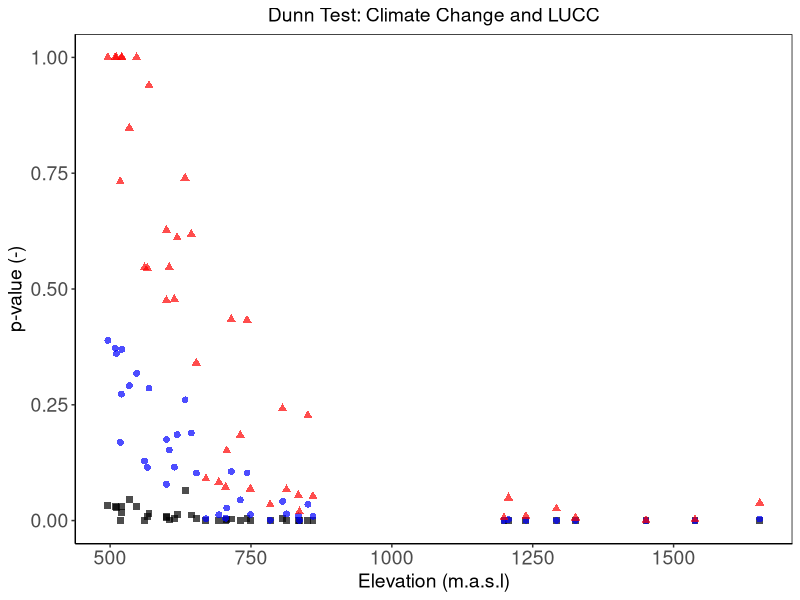

This figure's R source:
# Proyecto Inundaciones Tena

# Autor: Jorge Hurtado - Pidal
# Fecha: 21 de marzo de 2023

# Fig. 8b. Dunn test

# .................................................................................................

# libraries

{
library(ggplot2)
library(ggpubr)
library(tidyverse)
library(ggtext)
}

# Preparing the environment

cat("\014")       #clean conosle   
rm(list = ls())   #clean environment
graphics.off()    #clean plots

# .................................................................................................

# Load data ----

data <- read.csv("./Results/datafig.csv"); head(data)


# preparin table for climate and land cover change

{
  dntr2.baaf <- data %>% select(elev,dntr2p_baaf) %>% mutate (group = "dntr2.baaf")
  names(dntr2.baaf) <- c("elev","dnpv","group")
  
  dntr10.baaf <- data %>% select(elev, dntr10p_baaf) %>% mutate (group = "dntr10.baaf")
  names(dntr10.baaf) <- c("elev","dnpv","group")
  
  dntr100.baaf <- data %>% select(elev, dntr100p_baaf) %>% mutate (group = "dntr100.baaf")
  names(dntr100.baaf) <- c("elev","dnpv","group")
  
  dn.baaf<- rbind(dntr2.baaf,dntr10.baaf,dntr100.baaf)
}

# .................................................................................................


# .................................................................................................

# Figure of Climate and Lucc Effect

#formula <- (y ~ SSasymp(x, Asym, R0, lrc))

(f3 <-  ggplot(data=dn.baaf,mapping=aes(x=elev, y=dnpv, color=group, linetype=group)) + 
    
    geom_point(aes(shape=group), 
               show.legend=F,size = 2, alpha = 0.7) +
    
    stat_smooth(aes(fill = group, color = group), 
                method = "nls", formula = formula, se = F,show.legend = F)+
    
        scale_colour_manual(name = "Return Period",
                        breaks = c("dntr2.baaf","dntr10.baaf","dntr100.baaf"),
                        labels = c("Rp2","Rp10","Rp100"),
                        values = c("black","blue","red"))+
    
    labs(x = "Elevation (m.a.s.l)", y = "p-value (-)",
         title = "Dunn Test: Climate Change and LUCC", size=5) +
    
    theme(plot.title=element_text(hjust=0.5, size=14),
          axis.title.x = element_text(size = 14),
          axis.text.x = element_text(size = 14),
          axis.text.y = element_text(size = 14),
          axis.title.y = element_text(size = 14),
          panel.background = element_rect(fill = 'white'),
          panel.border = element_rect(colour = "black", fill = NA, size = 0.5),
          axis.line.x = element_line(size = 0.5, color = "black"),
          axis.line.y = element_line(size = 0.5, color = "black"),
          legend.key.size = unit(0.9, 'cm'),
          legend.text = element_text(size=16),
          legend.title = element_text(size=14),
          legend.key = element_rect(fill = "transparent")))


#   theme_bw())

# .................................................................................................



